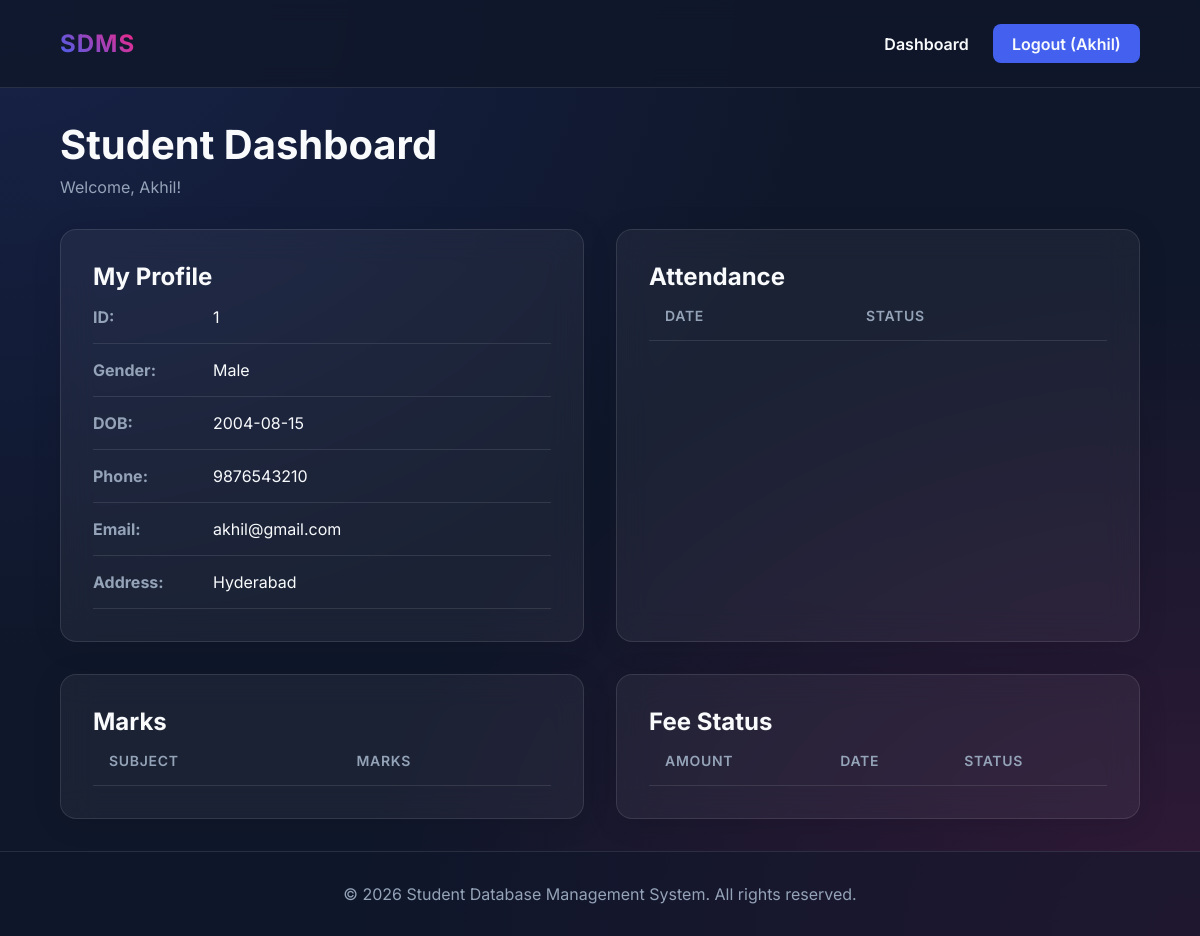
/student (signed in), run on the app's committed database.
### tables this page shows
CREATE TABLE students (
                student_id INTEGER PRIMARY KEY AUTOINCREMENT,
                name TEXT,
                gender TEXT,
                dob DATE,
                phone TEXT,
                email TEXT,
                address TEXT,
                password TEXT DEFAULT 'student123'
            );

### app.py (the view)
@app.route('/student')
def student_dashboard():
    if session.get('user_type') != 'student': return redirect(url_for('index'))
    conn = get_db_connection()
    student = conn.execute('SELECT * FROM students WHERE student_id = ?', (session['user_id'],)).fetchone()
    attendance = conn.execute('SELECT * FROM attendance WHERE student_id = ?', (session['user_id'],)).fetchall()
    marks = conn.execute('SELECT * FROM marks WHERE student_id = ?', (session['user_id'],)).fetchall()
    fees = conn.execute('SELECT * FROM fees WHERE student_id = ?', (session['user_id'],)).fetchall()
    conn.close()
    return render_template('student_dashboard.html', student=student, attendance=attendance, marks=marks, fees=fees)

### app.py (called while the page is built)
def get_db_connection():
    conn = sqlite3.connect(DB_FILE)
    conn.row_factory = sqlite3.Row
    return conn

### templates/student_dashboard.html (shortened to what this page needs)
{% extends "base.html" %}
{% block content %}
<div class="dashboard-header">
    <h1>Student Dashboard</h1>
    <p>Welcome, {{ student.name }}!</p>
</div>
<div class="dashboard-grid">
    <div class="glass-card">
        <h2>My Profile</h2>
        <ul class="profile-list">
            <li><strong>ID:</strong> {{ student.student_id }}</li>
            <li><strong>Gender:</strong> {{ student.gender }}</li>
            <li><strong>DOB:</strong> {{ student.dob }}</li>
            <li><strong>Phone:</strong> {{ student.phone }}</li>
            <li><strong>Email:</strong> {{ student.email }}</li>
            <li><strong>Address:</strong> {{ student.address }}</li>
        </ul>
    </div>
    <div class="glass-card">
        <h2>Attendance</h2>
        <div class="table-responsive">
            <table>
                <thead>
                    <tr>
                        <th>Date</th>
                        <th>Status</th>
                    </tr>
                </thead>
            </table>
        </div>
    </div>
    <div class="glass-card">
        <h2>Marks</h2>
        <div class="table-responsive">
            <table>
                <thead>
                    <tr>
                        <th>Subject</th>
                        <th>Marks</th>
                    </tr>
                </thead>
            </table>
        </div>
    </div>
    <div class="glass-card">
        <h2>Fee Status</h2>
        <div class="table-responsive">
            <table>
                <thead>
                    <tr>
                        <th>Amount</th>
                        <th>Date</th>
                        <th>Status</th>
                    </tr>
                </thead>
            </table>
        </div>
    </div>
</div>
{% endblock %}

### templates/base.html (shortened to what this page needs)
<!DOCTYPE html>
<html lang="en">
<head>
    <link rel="stylesheet" href="{{ url_for('static', filename='css/style.css') }}">
</head>
<body>
    <nav class="navbar">
        <div class="logo">SDMS</div>
        <ul class="nav-links">
            {% if session.get('user_type') %}
                <li><a href="{{ url_for('index') }}">Dashboard</a></li>
                <li><a href="{{ url_for('logout') }}" class="btn btn-primary">Logout ({{ session.get('name') }})</a></li>
            {% else %}
                <li><a href="{{ url_for('index') }}" class="btn btn-primary">Login</a></li>
            {% endif %}
        </ul>
    </nav>
    <div class="container">
        {% block content %}{% endblock %}
    </div>
    <footer>
        <p>&copy; 2026 Student Database Management System. All rights reserved.</p>
    </footer>
</body>
</html>

### static/css/style.css (style rules this page uses)
:root { --primary-color: #4361ee; --primary-hover: #3a0ca3; --secondary-color: #f72585; --background-color: #0f172a; --card-bg: rgba(255, 255, 255, 0.05); --card-border: rgba(255, 255, 255, 0.1); --text-color: #f8fafc; --text-muted: #94a3b8; --success: #10b981; --danger: #ef4444; --warning: #f59e0b; }
* { margin: 0; padding: 0; box-sizing: border-box; font-family: 'Inter', sans-serif; }
body { background-color: var(--background-color); background-image: radial-gradient(at 0% 0%, rgba(67, 97, 238, 0.15) 0px, transparent 50%), radial-gradient(at 100% 100%, rgba(247, 37, 133, 0.15) 0px, transparent 50%); background-attachment: fixed; color: var(--text-color); min-height: 100vh; display: flex; flex-direction: column; }
.navbar { display: flex; justify-content: space-between; align-items: center; padding: 1.5rem 5%; background: rgba(15, 23, 42, 0.8); backdrop-filter: blur(10px); border-bottom: 1px solid var(--card-border); position: sticky; top: 0; z-index: 100; }
.logo { font-size: 1.5rem; font-weight: 700; background: linear-gradient(45deg, var(--primary-color), var(--secondary-color)); -webkit-background-clip: text; -webkit-text-fill-color: transparent; letter-spacing: 1px; }
.nav-links { list-style: none; display: flex; gap: 1.5rem; align-items: center; }
.nav-links a { text-decoration: none; color: var(--text-color); font-weight: 600; transition: color 0.3s; }
.container { flex: 1; padding: 2rem 5%; max-width: 1400px; margin: 0 auto; width: 100%; }
.glass-card { background: var(--card-bg); backdrop-filter: blur(16px); -webkit-backdrop-filter: blur(16px); border: 1px solid var(--card-border); border-radius: 16px; padding: 2rem; box-shadow: 0 4px 30px rgba(0, 0, 0, 0.1); }
.btn { display: inline-block; padding: 0.6rem 1.2rem; border-radius: 8px; border: none; font-weight: 600; cursor: pointer; transition: all 0.3s; text-decoration: none; text-align: center; }
.btn-primary { background-color: var(--primary-color); color: white; }
.dashboard-header { margin-bottom: 2rem; }
.dashboard-header h1 { font-size: 2.5rem; margin-bottom: 0.5rem; }
.dashboard-header p { color: var(--text-muted); }
.dashboard-grid { display: grid; grid-template-columns: repeat(auto-fit, minmax(350px, 1fr)); gap: 2rem; }
.table-responsive { overflow-x: auto; }
table { width: 100%; border-collapse: collapse; }
th, td { padding: 1rem; text-align: left; border-bottom: 1px solid var(--card-border); }
th { color: var(--text-muted); font-weight: 600; text-transform: uppercase; font-size: 0.875rem; letter-spacing: 0.05em; }
.profile-list { list-style: none; }
.profile-list li { padding: 1rem 0; border-bottom: 1px solid var(--card-border); display: flex; }
.profile-list li strong { width: 120px; color: var(--text-muted); }
footer { text-align: center; padding: 2rem; color: var(--text-muted); border-top: 1px solid var(--card-border); background: rgba(15, 23, 42, 0.5); }

### data on the page
students: get "Akhil", name "Akhil", student_id "1", gender "Male", dob "2004-08-15", phone "9876543210", email "akhil@gmail.com", address "Hyderabad"
